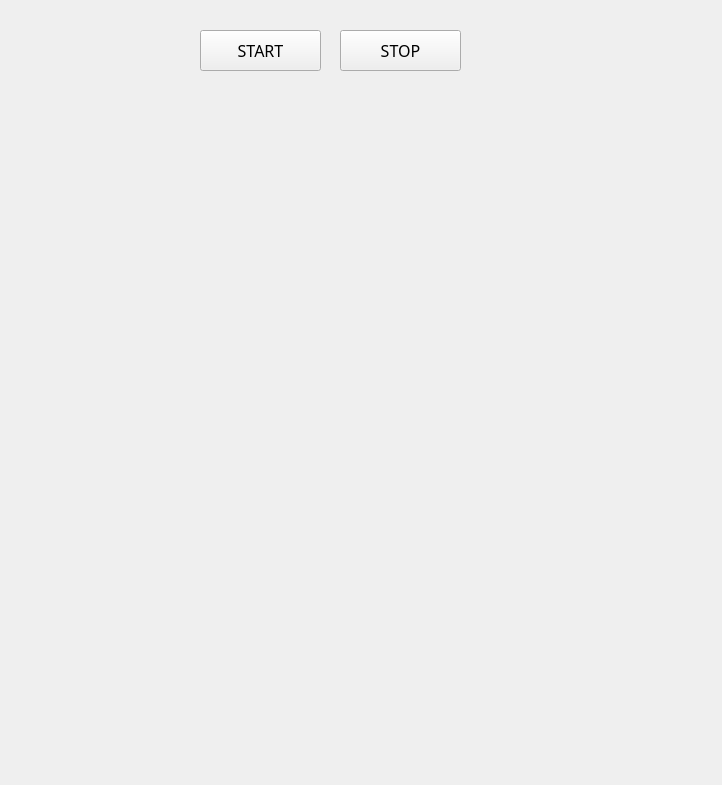
<?xml version="1.0" encoding="UTF-8"?>
<ui version="4.0">
 <class>MainWindow</class>
 <widget class="QMainWindow" name="MainWindow">
  <property name="geometry">
   <rect>
    <x>0</x>
    <y>0</y>
    <width>722</width>
    <height>785</height>
   </rect>
  </property>
  <property name="windowTitle">
   <string>MainWindow</string>
  </property>
  <widget class="QWidget" name="centralWidget">
   <widget class="QLabel" name="SR_label">
    <property name="geometry">
     <rect>
      <x>130</x>
      <y>470</y>
      <width>480</width>
      <height>270</height>
     </rect>
    </property>
    <property name="text">
     <string/>
    </property>
   </widget>
   <widget class="QLabel" name="Bic_label">
    <property name="geometry">
     <rect>
      <x>90</x>
      <y>110</y>
      <width>551</width>
      <height>301</height>
     </rect>
    </property>
    <property name="text">
     <string/>
    </property>
   </widget>
   <widget class="QPushButton" name="SR_pushButton">
    <property name="geometry">
     <rect>
      <x>340</x>
      <y>30</y>
      <width>121</width>
      <height>41</height>
     </rect>
    </property>
    <property name="font">
     <font>
      <family>Adobe Jenson Pro Lt Disp</family>
      <pointsize>12</pointsize>
     </font>
    </property>
    <property name="text">
     <string>STOP</string>
    </property>
   </widget>
   <widget class="QPushButton" name="Bic_pushButton">
    <property name="geometry">
     <rect>
      <x>200</x>
      <y>30</y>
      <width>121</width>
      <height>41</height>
     </rect>
    </property>
    <property name="font">
     <font>
      <family>Adobe Jenson Pro Lt Disp</family>
      <pointsize>12</pointsize>
     </font>
    </property>
    <property name="text">
     <string>START</string>
    </property>
   </widget>
  </widget>
 </widget>
 <resources/>
 <connections/>
</ui>
